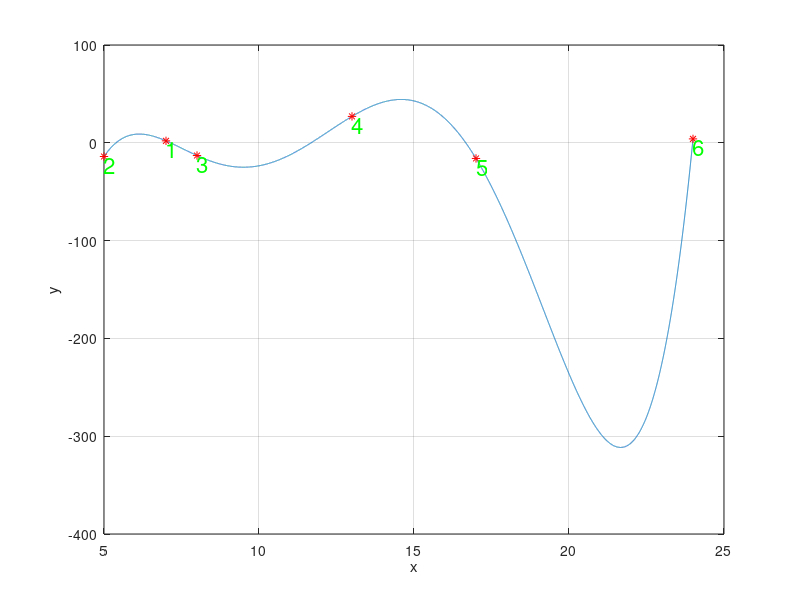

The MATLAB source for this figure:
clc
clear all
close all

x=[7 5 8 13 17 24];
y=[2 -14 -13 27 -16 4];
n=length(x);
D=zeros(n,n);
D(:,1)=y';

for j=2:n
    for k=j:n
        D(k,j)=(D(k,j-1)-D(k-1,j-1))/(x(k)-x(k-j+1));
    end
end

C=D(n,n);
for k=(n-1):-1:1
    C=conv(C,[1,-x(k)]);
    C(end)=C(end)+D(k,k);
end

xc=min(x):0.001:max(x);
yc=zeros(1,length(xc));

for i=1:length(C)
    yc=yc+C(i)*xc.^(n-i);
end
plot(xc,yc)
grid on
hold on
xlabel('x')
ylabel('y')
for i=1:n
    plot(x(i),y(i),'r*')
    text(x(i),y(i),num2str(i),'fontsize',16,'color',...
        [0 1 0],'verticalalignment','top');
end
